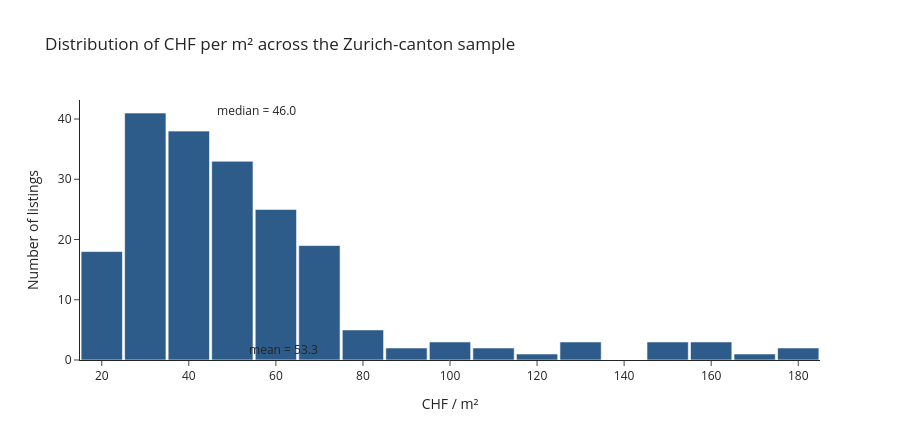

The notebook cell this image was saved under:
### Code cell
plotly_chf_per_m2_histogram(df_clean)

### Figure 1 — Plotly figure (JSON) as saved in the notebook; plotly's stock layout.template omitted (floating-point values rounded to 4 significant figures; data arrays with more than 128 entries replaced by an {"elided": "..."} marker saying what was removed)
{"data": [{"bingroup": "x", "hovertemplate": "variable=chf_per_m2<br>value=%{x}<br>count=%{y}<extra></extra>", "legendgroup": "chf_per_m2", "marker": {"color": "#2E5C8A", "pattern": {"shape": ""}}, "name": "chf_per_m2", "nbinsx": 30, "orientation": "v", "showlegend": true, "type": "histogram", "x": {"elided": "199 float values"}, "xaxis": "x", "yaxis": "y"}], "layout": {"annotations": [{"showarrow": false, "text": "median = 46.0", "x": 46.0, "xanchor": "left", "xref": "x", "y": 1, "yanchor": "top", "yref": "y domain"}, {"showarrow": false, "text": "mean = 53.3", "x": 53.25, "xanchor": "left", "xref": "x", "y": 0, "yanchor": "bottom", "yref": "y domain"}], "bargap": 0.05, "barmode": "relative", "height": 440, "legend": {"title": {"text": "variable"}, "tracegroupgap": 0}, "shapes": [{"line": {"color": "#DC2626", "dash": "dash"}, "type": "line", "x0": 46.0, "x1": 46.0, "xref": "x", "y0": 0, "y1": 1, "yref": "y domain"}, {"line": {"color": "#D97706", "dash": "dot"}, "type": "line", "x0": 53.25, "x1": 53.25, "xref": "x", "y0": 0, "y1": 1, "yref": "y domain"}], "showlegend": false, "title": {"text": "Distribution of CHF per m² across the Zurich-canton sample"}, "xaxis": {"anchor": "y", "domain": [0.0, 1.0], "title": {"text": "CHF / m²"}}, "yaxis": {"anchor": "x", "domain": [0.0, 1.0], "title": {"text": "Number of listings"}}}}
